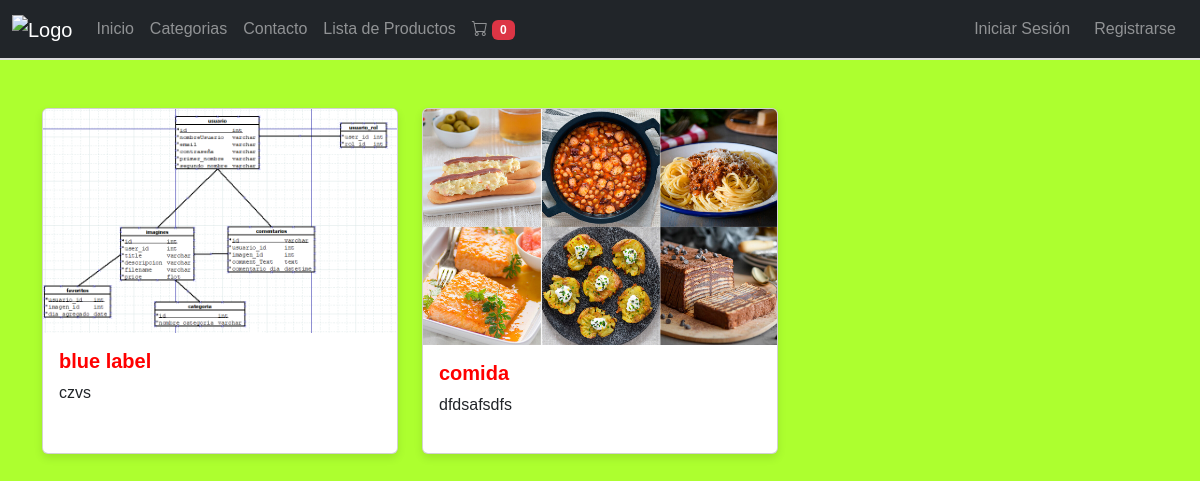
/productos/, run on an earlier commit of the app's database.
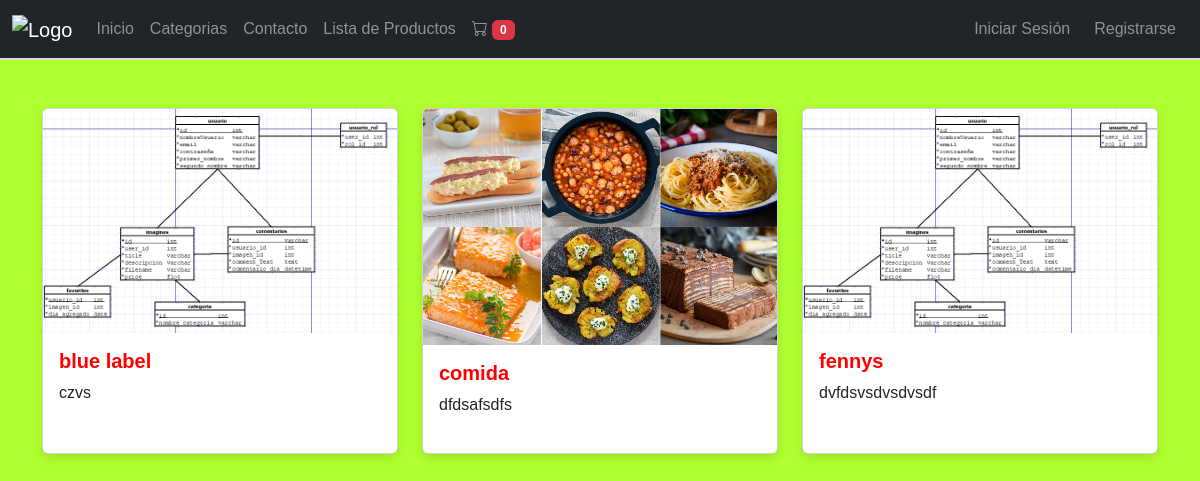
And on a later commit of the database.
### fennys/models.py (models this page shows, shortened)
class Categoria(models.Model):
    nombre = models.CharField(max_length=100)
    descripcion = models.TextField()
    foto = models.ImageField(upload_to='categorias/', null=True, blank=True)

### fennys/views.py (the view)
# urls.py: path('productos/', views.productos, name='productos'),
def productos(request):
    productos = Producto.objects.all()
    categorias = Categoria.objects.all()
    carrito = request.session.get('carrito', {})
    total_carrito = 0
    cantidad_total = sum(item['cantidad'] for item in carrito.values())
    return render(request, 'fennys/productos/productos.html', {
        'productos': productos,
        'categorias': categorias,
        'cantidad_total': cantidad_total  # Pasar la cantidad total al contexto
    })

### fennys/templates/fennys/productos/productos.html (shortened to what this page needs)
{% extends 'fennys/barnav.html' %}
{% load static %}
{% load humanize %}
{% block content %}
<div class="container mt-5">
    <div class="row row-cols-1 row-cols-md-3 g-4">
        {% for categoria in categorias %}
        <div class="col mb-4">
            <div class="card h-100">
                <img src="{{ categoria.foto.url }}" class="card-img-top" alt="Imagen de {{ categoria.nombre }}">
                <div class="card-body">
                    <h5 class="card-title" style="color: red;">{{ categoria.nombre }}</h5>
                    <p class="card-text">{{ categoria.descripcion|truncatewords:10 }}</p>
                </div>
            </div>
        </div>
        {% endfor %}
    </div>
</div>
{% endblock %}

What changed in the data, as far as the page shows it:
added Categoria: foto (picture), nombre "fennys", descripcion "dvfdsvsdvsdvsdf"
